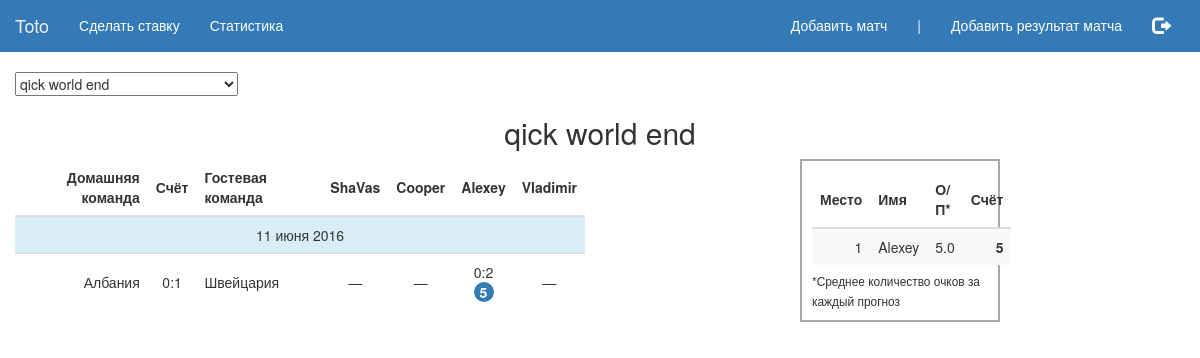
Screenshot of /statistics (signed in) with the database file from the repository.
### server/models.py (models this page shows, shortened)
class Tournament(db.Model):
    id = db.Column(db.Integer, primary_key=True)
    name = db.Column(db.String(64), index=True)
    name_full = db.Column(db.String(128), index=True)
    date_start = db.Column(db.DateTime, index=True)
    date_end = db.Column(db.DateTime, index=True)

class User(db.Model):
    id = db.Column(db.Integer, primary_key=True)
    nickname = db.Column(db.String(64), index=True, unique=True)
    first_name = db.Column(db.String(64), index=True, unique=True)
    last_name = db.Column(db.String(64), index=True, unique=True)
    email = db.Column(db.String(120), index=True, unique=True)
    password = db.Column(db.String(120), index=True, unique=True)
    role = db.Column(db.String(10), default="USER")
    token = db.Column(db.String(64), index=True)

class Match(db.Model):
    id = db.Column(db.Integer, primary_key=True)
    tournament = db.Column(db.String(64), db.ForeignKey('tournament.id'), index=True)
    home_team = db.Column(db.String(64), index=True)
    away_team = db.Column(db.String(64), index=True)
    time_start = db.Column(db.DateTime, index=True)
    result = db.Column(db.Integer, index=True)
    home_team_score = db.Column(db.Integer, index=True)
    away_team_score = db.Column(db.Integer, index=True)

class Bet(db.Model):
    id = db.Column(db.Integer, primary_key=True)
    user_id = db.Column(db.Integer, db.ForeignKey('user.id'), index=True)
    match_id = db.Column(db.Integer, db.ForeignKey('match.id'), index=True)
    home_team_score = db.Column(db.Integer, index=True)
    away_team_score = db.Column(db.Integer, index=True)
    points = db.Column(db.Integer, index=True)

### server/views.py (the view)
@app.route('/statistics', methods=['GET', 'POST'])
def statistics_default():
    return statistics(get_last_tournament().name)

### server/dao/bet_dao.py (called while the page is built)
def get_points_of_users_by_tournament(tournament_id):
    return db.session.query(User, func.count(Bet.points).label('count'), func.sum(Bet.points).label("points"), Match) \
        .outerjoin(Bet, Bet.user_id == User.id) \
        .outerjoin(Match, Bet.match_id == Match.id) \
        .filter(Match.tournament == tournament_id) \
        .filter(Bet.points is not None) \
        .group_by(Bet.user_id) \
        .order_by(func.sum(Bet.points).desc(), func.count(Bet.points)) \
        .all()

### server/dao/tournament_dao.py (called while the page is built)
def get_all_tournaments():
    return db.session.query(Tournament.name, Tournament.name_full).order_by(Tournament.date_start).all()

def get_last_tournament():
    return Tournament.query.order_by(Tournament.date_start.desc()).first()

def get_name_full_tournament_by_name(tournament_name):
    return Tournament.query.filter(Tournament.name == tournament_name).first()

### server/dao/user_dao.py (called while the page is built)
def get_user_by_nickname(nickname):
    return User.query.filter(User.nickname == nickname).first()

### server/views.py (called while the page is built)
@login_manager.user_loader
def load_user(nickname):
    return get_user_by_nickname(nickname)

@app.route('/statistics/<tournament_name>', methods=['GET', 'POST'])
@login_required
def statistics(tournament_name):
    tournaments = get_all_tournaments()
    current_tournament = get_name_full_tournament_by_name(tournament_name)
    users, match_user_bet = get_past_matches_and_bets_by_tournament(tournament_name)
    rating_table = get_points_of_users_by_tournament(tournament_name)
    return render_template('statistics.html', users=users, matches_data=match_user_bet, rating_table=rating_table,
                           tournaments=tournaments, current_tournament=current_tournament)

### templates/statistics.html (shortened to what this page needs)
<!DOCTYPE html>
<html lang="ru">
<head>
    <link rel="stylesheet" type="text/css" href="/static/libs/bootstrap/css/bootstrap.css">
    <link rel="stylesheet" href="/static/css/header.css">
    <link rel="stylesheet" href="/static/css/style.css">
</head>
<body>
    {% include 'header.html' %}
    <div class="container-fluid">
        <form class="tournament-name form-inline" method="POST" action="/statistics" name="tournament-name">
              <div class="form-group">
                <div class="input-group">
                    <select name="select-tournament" class='select-tournament form control' >
                        {% for t in range(tournaments|length) %}
                            {% set tournament = tournaments[t] %}
                            <option value="/statistics/{{tournament[0]}}"
                                    {{ 'selected="selected"' if tournament[0]==current_tournament.name }}>
                                {{tournament[1]}}
                            </option>
                        {% endfor %}
                    </select>
                </div>
              </div>
        </form>
             <div class="text-center"><h2>{{current_tournament.name_full}}</h2></div>
        <div class="row">
            <div class="col-xs-6">
                <table class="table table-striped">
                    <thead>
                        <tr>
                            <th class="text-right">Домашняя команда</th>
                            <th class="text-center">Счёт</th>
                            <th>Гостевая команда</th>
                            {% for user in users %}
                            <th class="text-center">{{user.nickname}}</th>
                            {% endfor %}
                        </tr>
                    </thead>
                    {% for i in range(matches_data|length) %}
                    {% set match_data = matches_data[i] %}
                    {% if i == 0 or matches_data[i][0].time_start.day != matches_data[i-1][0].time_start.day %}
                        <tr class="text-center info">
                            <td class="get-normal-date-from-datetime" colspan="8">{{ match_data[0].time_start }}</td>
                        </tr>
                    {% endif %}
                    <tr>
                        <td class="text-right">{{match_data[0].home_team}}</td>
                        <td class="text-center">
                            {{match_data[0].home_team_score if match_data[0].home_team_score is not none else "-"}}:{{match_data[0].away_team_score if match_data[0].away_team_score is not none else "-"}}
                        </td>
                        <td>{{match_data[0].away_team}}</td>
                        {% for i in range(1, match_data|length) %}
                        <td class="text-center">
                            {% if match_data[i] is not none %}
                                {{match_data[i].home_team_score}}:{{match_data[i].away_team_score}}
                            {% else %}
                                —
                            {% endif %}
                            <br>
                            {% if match_data[i] is not none %}
                                {% if match_data[i].points is not none %}
                                    <div class="bet-points">{{match_data[i].points}}</div>
                                {% endif %}
                            {% endif %}
                        </td>
                        {% endfor %}
                    </tr>
                    {% endfor %}
                </table>
            </div>
            <div class="col-xs-2 col-xs-offset-2 rating-table">
                <table class="table table-striped">
                    <thead>
                        <tr>
                            <th class="text-right">Место</th>
                            <th class="text-left">Имя</th>
                            <th class="text-left">О/П*</th>
                            <th class="text-right">Счёт</th>
                        </tr>
                    </thead>
                    {% for i in range(0, rating_table|length) %}
                    {% set row = rating_table[i] %}
                    <tr>
                        <td class="text-right">{{i + 1}}</td>
                        <td class="text-left">{{row.User.nickname}}</td>
                        <td class="text-left">{{(row.points|int / row.count)|round(2, 'floor') if row.count > 0 else ""}}</td>
                        <td class="text-right">
                            <b>{{row.points if row.points is not none else "0"}}</b>
                        </td>
                    </tr>
                    {% endfor %}
                </table>
                <small>*Среднее количество очков за каждый прогноз</small>
            </div>
        </div>
    </div>
</body>
</html>

### static/css/style.css (style rules this page uses)
.bet-points { border-radius: 50%; width: 20px; text-align: center; border-color: #337AB7; display: inline-block; background-color: #337AB7; color: white; font-weight: bold; }
.table > thead > tr > th, .table > tbody > tr > th, .table > tfoot > tr > th, .table > thead > tr > td, .table > tbody > tr > td, .table > tfoot > tr > td { vertical-align: middle; }

### templates/statistics.html (style rules this page uses)
.rating-table { border: 2px solid #A8A8A8; padding: 10px; position: fixed; left: 50%; }
.rating-table > .table { margin-bottom: 5px; }

### rows the page displays
Tournament: select-tournament "qick world end", name_full "qick world end"
User: nickname "ShaVas"
User: nickname "Cooper"
User: nickname "Alexey", User.nickname "Alexey"
User: nickname "Vladimir"
Match: home_team "Албания", home_team_score "0", away_team_score "1", away_team "Швейцария"
Bet: home_team_score "0", away_team_score "2", points "5"

### other values shown
{{ i + 1 }} "1"
{{ row.points if row.points is not none else "0" }} "5"
